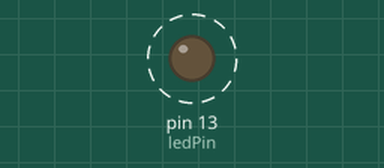
Bench run of a sketch on a simulated Arduino Uno, built with avr-gcc and run on an emulated ATmega328P. On the bench: output pins drawn as LEDs (lit = HIGH). Dashed ring = blinking.

Above: at 0.5 s.
Timing chart, 0 to 4.6 s (numbered marks = the images above):
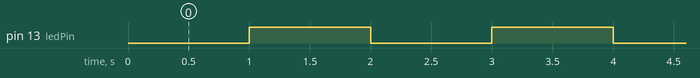

Measured:
- by itself, pin 13 (ledPin): alternates HIGH for 1.0 s and LOW for 1.0 s

The sketch:

sketch_oct31a.ino
```cpp
const int ledPin = 13;
int ledState = LOW; // 0
unsigned long previousMillis = 0;
unsigned long currentMillis = 0;
const long interval = 1000;

void setup() {
  pinMode(13, OUTPUT);
}

void loop() {
  currentMillis = millis();
  if(currentMillis - previousMillis >= interval){
    previousMillis = currentMillis;
    // ledState = !ledState; // 1,0 -> HIGH AND LOW
    if(ledState == LOW){
      ledState = HIGH;
    }else{
      ledState = LOW;
    }
  }
  digitalWrite(ledPin   , ledState);
}
```
